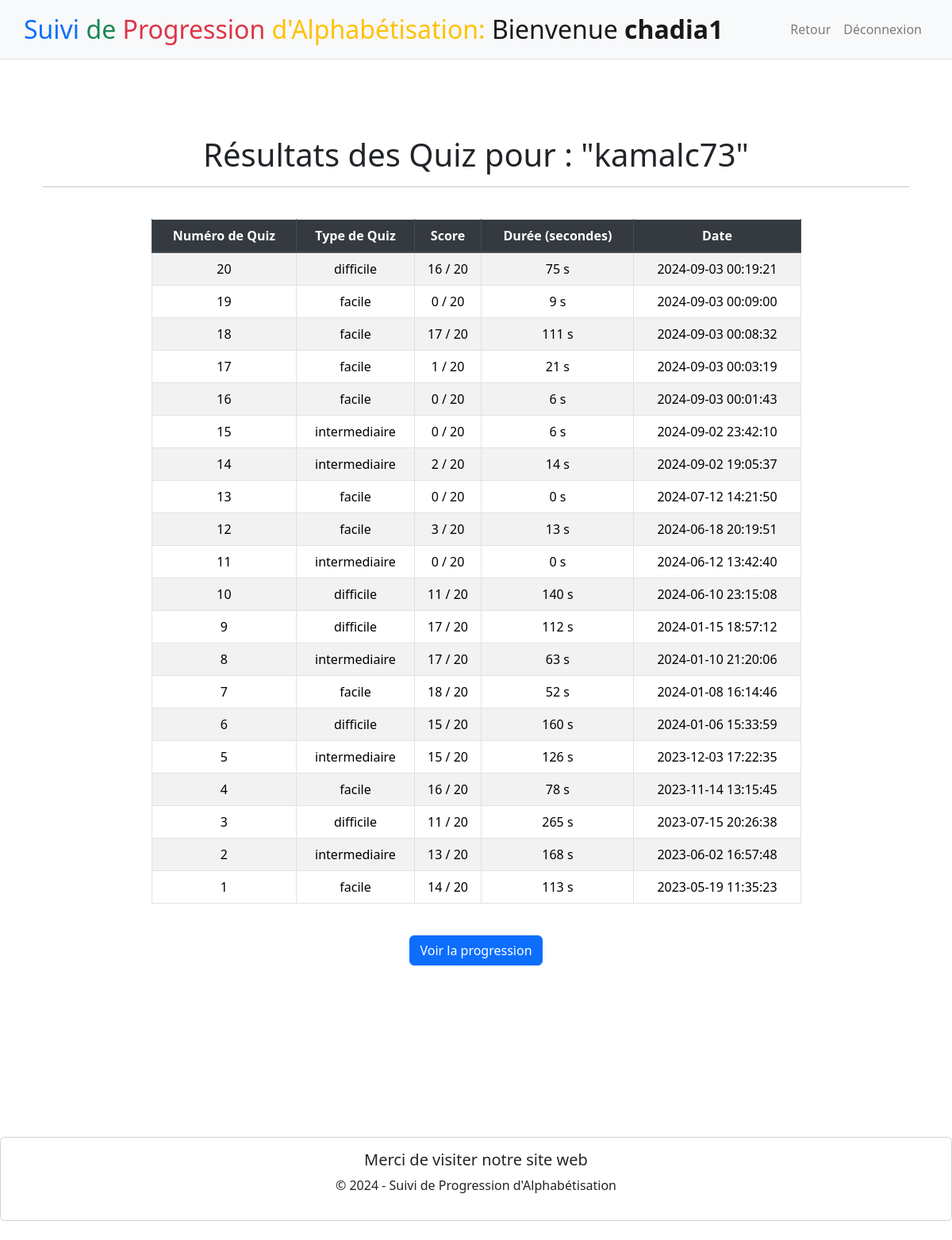
/userResultat?id=2 (signed in), run on the app's committed database.
### tables this page shows
CREATE TABLE user (
    id INTEGER PRIMARY KEY AUTOINCREMENT,
    username VARCHAR(25) NOT NULL UNIQUE,
    password VARCHAR(25) NOT NULL,
    type VARCHAR(10) NOT NULL
);

CREATE TABLE "quiz" (
    id INTEGER PRIMARY KEY AUTOINCREMENT,
    type TEXT NOT NULL,
    datetime DATETIME NOT NULL,
    duree INTEGER,
    score INTEGER,
    id_user INTEGER,
    FOREIGN KEY (id_user) REFERENCES user(id)
);

### app.py (the view)
@app.route("/userResultat", methods=["GET"])
def userResultat():
    if 'user_id' in session:
        user_id = request.args.get("id")
        if not user_id:
            return redirect(url_for('home'))
        conn = sqlite3.connect('database.db')
        cursor = conn.cursor()
        cursor.execute("SELECT username FROM user WHERE id = ?", (user_id,))
        user = cursor.fetchone()
        cursor.execute("SELECT username FROM user WHERE id = ?", (session['user_id'],))
        admin = cursor.fetchone()
        if user:
            username = user[0]
            adname = admin[0]
            cursor.execute("SELECT type, score, duree, datetime FROM quiz WHERE id_user = ? ORDER BY datetime DESC", (user_id,))
            quizzes = cursor.fetchall()
            conn.close()
            return render_template("voirResults.html", admin=adname, username=username, quizzes=quizzes)
        else:
            conn.close()
            return redirect(url_for('home'))
    else:
        return redirect(url_for('home'))

### templates/voirResults.html (shortened to what this page needs)
{% extends "layout.html" %}
{% block navLink %}
    <li class="nav-item">
        <a class="nav-link" href="{{ url_for('home') }}">Retour</a>
    </li>
{% endblock %}
{% block welcome %}
    {% if admin %}
        <span>Bienvenue <b>{{ admin }}</b></span>
    {% endif %}
{% endblock %}
{% block main %}
    <div class="container mt-5">
        <h1 class="text-center">Résultats des Quiz pour : "{{ username }}"</h1>
        <hr>
        <div class="table-container">
            {% if quizzes %}
                <table class="table table-striped table-bordered mt-4 quiz-table">
                    <thead class="thead-dark">
                        <tr>
                            <th scope="col">Numéro de Quiz</th>
                            <th scope="col">Type de Quiz</th>
                            <th scope="col">Score</th>
                            <th scope="col">Durée (secondes)</th>
                            <th scope="col">Date</th>
                        </tr>
                    </thead>
                    <tbody>
                        {% set quizzes_length = quizzes|length %}
                        {% for index in range(1, quizzes_length + 1) %}
                        <tr>
                            <td>{{ quizzes_length - index + 1 }}</td>
                            <td>{{ quizzes[index - 1][0] }}</td>
                            <td>{{ quizzes[index - 1][1] }} / 20</td>
                            <td>{{ quizzes[index - 1][2] }} s</td>
                            <td>{{ quizzes[index - 1][3] }}</td>
                        </tr>
                        {% endfor %}
                    </tbody>
                </table>
            {% endif %}
        </div>
    </div>
    <div class="text-center mt-4">
        <form action="{{ url_for('voirProgression') }}" method="GET">
            <button type="submit" class="btn btn-primary">Voir la progression</button>
        </form>
    </div>
{% endblock %}

### templates/voirResults.html (style rules this page uses)
.table-container { display: flex; justify-content: center; }
.quiz-table { max-width: 75%; width: 100%; }

### data on the page
user: username "chadia1"
user: username "kamalc73"
quiz: type "difficile", score "16", duree "75", datetime "2024-09-03 00:19:21"
quiz: type "facile", score "0", duree "9", datetime "2024-09-03 00:09:00"
quiz: type "facile", score "17", duree "111", datetime "2024-09-03 00:08:32"
quiz: type "facile", score "1", duree "21", datetime "2024-09-03 00:03:19"
quiz: type "facile", score "0", duree "6", datetime "2024-09-03 00:01:43"
quiz: type "intermediaire", score "0", duree "6", datetime "2024-09-02 23:42:10"
quiz: type "intermediaire", score "2", duree "14", datetime "2024-09-02 19:05:37"
quiz: type "facile", score "0", duree "0", datetime "2024-07-12 14:21:50"
quiz: type "facile", score "3", duree "13", datetime "2024-06-18 20:19:51"
quiz: type "intermediaire", score "0", duree "0", datetime "2024-06-12 13:42:40"
quiz: type "difficile", score "11", duree "140", datetime "2024-06-10 23:15:08"
quiz: type "difficile", score "17", duree "112", datetime "2024-01-15 18:57:12"
quiz: type "intermediaire", score "17", duree "63", datetime "2024-01-10 21:20:06"
quiz: type "facile", score "18", duree "52", datetime "2024-01-08 16:14:46"
quiz: type "difficile", score "15", duree "160", datetime "2024-01-06 15:33:59"
quiz: type "intermediaire", score "15", duree "126", datetime "2023-12-03 17:22:35"
quiz: type "facile", score "16", duree "78", datetime "2023-11-14 13:15:45"
quiz: type "difficile", score "11", duree "265", datetime "2023-07-15 20:26:38"
quiz: type "intermediaire", score "13", duree "168", datetime "2023-06-02 16:57:48"
quiz: type "facile", score "14", duree "113", datetime "2023-05-19 11:35:23"

### other printed values
{{ quizzes_length - index + 1 }} "20" "19" "18" "17" "16" "15" "14" "13" "12" "11" "10" "9" "8" "7" "6" "5" "4" "3" "2" "1"
